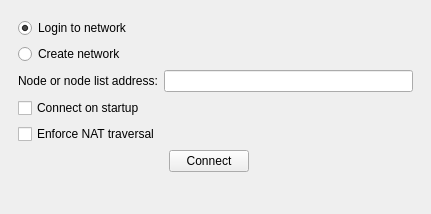
<?xml version="1.0" encoding="UTF-8"?>
<ui version="4.0">
 <class>SippyWindow</class>
 <widget class="QMainWindow" name="SippyWindow">
  <property name="geometry">
   <rect>
    <x>0</x>
    <y>0</y>
    <width>431</width>
    <height>214</height>
   </rect>
  </property>
  <property name="windowTitle">
   <string>Sippy</string>
  </property>
  <widget class="QWidget" name="centralwidget">
   <layout class="QVBoxLayout" name="verticalLayout">
    <item>
     <widget class="QStackedWidget" name="stackedWidget">
      <property name="currentIndex">
       <number>0</number>
      </property>
      <widget class="QWidget" name="loginPage">
       <layout class="QGridLayout" name="gridLayout">
        <item row="1" column="0" colspan="2">
         <widget class="QRadioButton" name="loginToNetwork">
          <property name="text">
           <string>Login to network</string>
          </property>
          <property name="checked">
           <bool>true</bool>
          </property>
         </widget>
        </item>
        <item row="2" column="0" colspan="2">
         <widget class="QRadioButton" name="createNetwork">
          <property name="text">
           <string>Create network</string>
          </property>
         </widget>
        </item>
        <item row="3" column="0">
         <widget class="QLabel" name="optionLabel">
          <property name="text">
           <string>Node or node list address:</string>
          </property>
         </widget>
        </item>
        <item row="3" column="1">
         <widget class="QLineEdit" name="option"/>
        </item>
        <item row="5" column="0" colspan="2">
         <widget class="QCheckBox" name="autoLogin">
          <property name="text">
           <string>Connect on startup</string>
          </property>
         </widget>
        </item>
        <item row="7" column="0" colspan="2">
         <layout class="QHBoxLayout" name="loginLayout">
          <item>
           <spacer name="loginSpacer1">
            <property name="orientation">
             <enum>Qt::Horizontal</enum>
            </property>
            <property name="sizeHint" stdset="0">
             <size>
              <width>40</width>
              <height>20</height>
             </size>
            </property>
           </spacer>
          </item>
          <item>
           <widget class="QPushButton" name="login">
            <property name="text">
             <string>Connect</string>
            </property>
           </widget>
          </item>
          <item>
           <spacer name="loginSpacer2">
            <property name="orientation">
             <enum>Qt::Horizontal</enum>
            </property>
            <property name="sizeHint" stdset="0">
             <size>
              <width>40</width>
              <height>20</height>
             </size>
            </property>
           </spacer>
          </item>
          <item>
           <widget class="QLabel" name="loginFailure">
            <property name="text">
             <string/>
            </property>
           </widget>
          </item>
         </layout>
        </item>
        <item row="8" column="0" colspan="2">
         <spacer name="loginPageSpacer">
          <property name="orientation">
           <enum>Qt::Vertical</enum>
          </property>
          <property name="sizeHint" stdset="0">
           <size>
            <width>20</width>
            <height>40</height>
           </size>
          </property>
         </spacer>
        </item>
        <item row="6" column="0" colspan="2">
         <widget class="QCheckBox" name="behindNat">
          <property name="text">
           <string>Enforce NAT traversal</string>
          </property>
         </widget>
        </item>
       </layout>
      </widget>
      <widget class="QWidget" name="loginSplashPage">
       <layout class="QVBoxLayout" name="verticalLayout_2">
        <item>
         <widget class="QLabel" name="splashText">
          <property name="text">
           <string>Logging in</string>
          </property>
          <property name="alignment">
           <set>Qt::AlignCenter</set>
          </property>
         </widget>
        </item>
        <item>
         <widget class="QProgressBar" name="progressBar">
          <property name="maximum">
           <number>0</number>
          </property>
          <property name="value">
           <number>-1</number>
          </property>
          <property name="alignment">
           <set>Qt::AlignCenter</set>
          </property>
          <property name="format">
           <string/>
          </property>
         </widget>
        </item>
       </layout>
      </widget>
      <widget class="QWidget" name="rosterPage"/>
     </widget>
    </item>
   </layout>
  </widget>
 </widget>
 <resources/>
 <connections/>
</ui>
